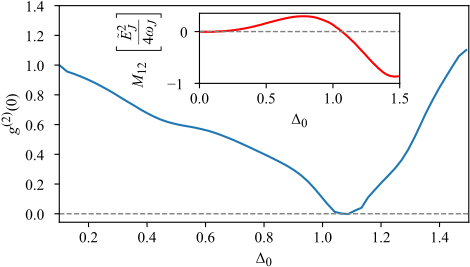

This figure's Python source:
import matplotlib as mpl
mpl.use('pgf')

mpl_settings = {'text.usetex': False,
                'font.family': 'serif',
                'font.size': 11,
               }

defaults = {'width': 5,
            'height': 3,
           }

import matplotlib.pyplot as plt
from mpl_toolkits.axes_grid1.inset_locator import inset_axes

plt.rcParams.update(mpl_settings)

import os
from sys import argv

filename = os.path.splitext(argv[0])[0]

import numpy as np

# Load and process data
x_g2, y_g2 = np.loadtxt(argv[1], delimiter=',').T
x_M12, y_M12 = np.loadtxt(argv[2], delimiter=',').T


fig, ax = plt.subplots(figsize=(defaults['width'], defaults['height']))
ins = inset_axes(ax, width=2, height=0.7,
                 bbox_to_anchor=(0.85, 1),
                 bbox_transform=ax.transAxes,
                 )

ax.plot(x_g2, y_g2, ls='-', lw=1.5)
ax.axhline(y=0, c='gray', ls='--', lw=1)
ax.set_xlabel(r'$\Delta_0$')
ax.set_ylabel(r'$g^{(2)}(0)$')
ax.set_xlim(0.1, 1.5)
ax.set_ylim(top=1.4)
ax.set_xticks([0.2, 0.4, 0.6, 0.8, 1, 1.2, 1.4])
ax.set_yticks([0.0, 0.2, 0.4, 0.6, 0.8, 1.0, 1.2, 1.4])

ins.plot(x_M12, y_M12, c='r', ls='-', lw=1.5)
ins.axhline(y=0, c='gray', ls='--', lw=1)
ins.set_xlabel(r'$\Delta_0$')
ins.set_ylabel(r'$M_{12}\ \left[\frac{\tilde{E}_J^2}{4\omega_J}\right]$')
ins.set_xlim(0., 1.5)
ins.set_ylim(bottom=-1)


plt.tight_layout()

plt.savefig(f'{filename}.pgf')
